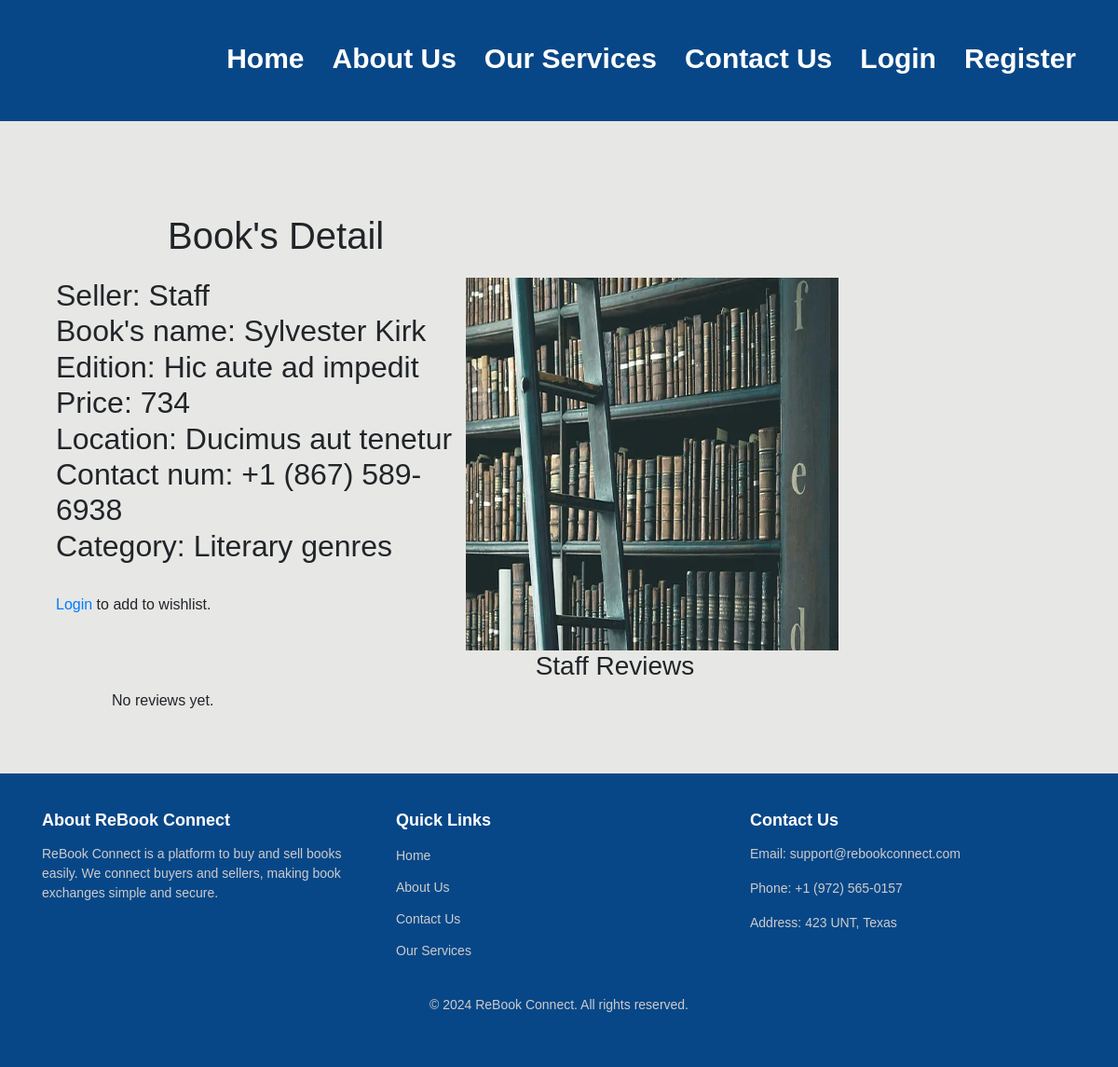
The app's page /main/detail/3/ with its own data.
### main/models.py (models this page shows, shortened)
class Description(models.Model):
    book_name=models.CharField(max_length=100)
    edition=models.CharField(max_length=20)
    location=models.CharField(max_length=20)
    price=models.CharField(max_length=50)
    book_image=models.ImageField(upload_to='book_pic')
    phone=models.CharField(max_length=20,default='')
    seller=models.ForeignKey(User,on_delete=models.CASCADE)
    category = models.ForeignKey(Category, on_delete=models.CASCADE, default=None, null=True, blank=True)
    status = models.CharField(max_length=10, choices=STATUS_CHOICES, default='available')  # New field for status

class Category(models.Model):
    id = models.AutoField(primary_key=True)
    name = models.CharField(max_length=255)
    def __str__(self):
        return self.name

### main/views.py (the view)
# urls.py: path('detail/<int:pk>/',BuyDetailView.as_view(),name='detail'),
class BuyDetailView(DetailView):
    model = Description
    def get_context_data(self, **kwargs):
        context = super().get_context_data(**kwargs)
        reviews = Review.objects.filter(transaction__book=self.object)
        context['reviews'] = reviews
        average_rating = reviews.aggregate(Avg('rating'))['rating__avg']
        context['average_rating'] = average_rating if average_rating is not None else 0  # Handle case with no reviews
        return context

### main/templates/main/description_detail.html (shortened to what this page needs)
{% extends 'begin/base.html' %}
{% block body %}
<div class="detail" style="margin-left: 5%;">
    <h1>Book's Detail</h1>
    <div class="image-side">
        <img src="/media/{{ object.book_image }}" width="400px" height="400px">
    </div>
    <h2>
        Seller: {{ object.seller }}
        <br>
        Book's name: {{ object.book_name }}<br>
        Edition: {{ object.edition }}<br>
        Price: {{ object.price }}<br>
        Location: {{ object.location }}<br>
        Contact num: {{ object.phone }}<br>
        {% if object.category %}
            Category: {{ object.category }} <br>
        {% endif %}
    </h2>
    {% if user.is_authenticated %}
        <a href="{% url 'main:add-to-wishlist' object.id %}" class="btn btn-primary">Add to Wishlist</a>
    {% else %}
        <br><p><a href="{% url 'login' %}">Login</a> to add to wishlist.</p>
    {% endif %}
</div>
<div style="margin-left: 10%;">
    <h3 style="text-align: center;">{{ object.seller }}  Reviews</h3>
    {% if reviews %}
        <ul style="padding: 0;">
            {% for review in reviews %}
            <li style="list-style-type: none; margin-bottom: 15px;">
                <div style="border: 1px solid #ccc; border-radius: 5px; padding: 15px; background-color: #f9f9f9;">
                    <strong>Rating:</strong> <span style="color: orange;">{{ review.rating }} Star</span><br>
                    <strong>Comment:</strong> {{ review.comment }}<br>
                </div>
            </li>
            {% endfor %}
        </ul>
    {% else %}
        <p>No reviews yet.</p>
    {% endif %}
</div>
{% endblock %}

### begin/static/begin/style.css (style rules this page uses)
* { padding: 0; margin:0; font-family: 'Noto Sans KR', sans-serif; }
h1 { top:0; position: absolute; font-size: 70px; text-align: center; text-shadow: brown; left: 15%; top: 20%; color:black; }

### begin/templates/begin/base.html (style rules this page uses)
body { min-height: 100vh; display: flex; flex-direction: column; background-color: #E7E7E5; }
.detail { margin-top:250px; width:70%; }
.image-side { float:right; }

### records on screen
Description: book_image (picture), seller "Staff", book_name "Sylvester Kirk", edition "Hic aute ad impedit", price "734", location "Ducimus aut tenetur", phone "+1 (867) 589-6938", category "Literary genres"
